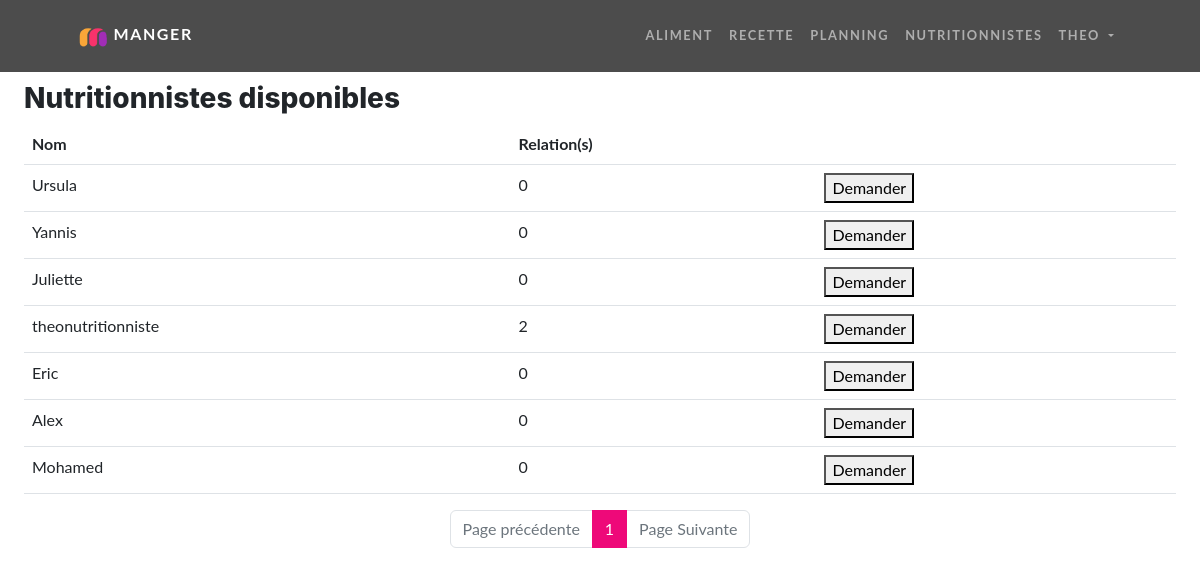
The page /rechercheNutritionniste (signed in) on the database its author committed.
### tables this page shows
CREATE TABLE IF NOT EXISTS `utilisateurs` (
  `id` varchar(13) NOT NULL,
  `role` enum('utilisateur','admin','nutritionniste') NOT NULL,
  `nom_utilisateur` varchar(255) NOT NULL,
  `mdp` varchar(255) NOT NULL,
  `email` varchar(255) NOT NULL,
  `token` varchar(100) DEFAULT NULL,
  PRIMARY KEY (`id`)
);

### src/Controllers/Controller.php (called while the page is built, shortened)
<?php
abstract class Controller {
    function render (string $fichier, array $donnees = [], string $template = 'default.php') {
        extract($donnees);
        require_once ROOT . '/Views/' . $fichier;
        $contenu = ob_get_clean();
        require_once ROOT . '/Views/' . $template;
    }
    function getUserIdCo() {
        if(isset($_SESSION['utilisateur'])) {
            return $_SESSION['utilisateur']['id'];
        }
        return -1;
    }
}

### src/Controllers/RechercheNutritionnisteController.php (called while the page is built, shortened)
<?php
class RechercheNutritionnisteController extends Controller
{
    public function index()
    {
        $repo = new UtilisateursModel();
        $itemsParPage = 12;
        $nbItems = $repo->countAll(['role' => 'nutritionniste']);
        $nbPage = ceil((int)$nbItems->items / $itemsParPage);
        if (isset($_GET['page']) && !empty($_GET['page'])) {
            $pageActuelle = (int) $this->secure($_GET['page']);
            if ($pageActuelle > $nbPage) {
                $pageActuelle = $nbPage;
            }
        } else {
            $pageActuelle = 1;
        }
        $premierItem = $pageActuelle * $itemsParPage - $itemsParPage;
        $items = $repo->findByLimitesNutritionnistesDetails($premierItem, $itemsParPage, $this->getUserIdCo());
        $repo = new RelationNutritionnisteModel();
        $relation = $repo->findBy(['idClient' => $this->getUserIdCo()]);
        return $this->render('rechercheNutritionniste/index.php', [
            'nutritionnistes' => $items,
            'nbPage' => $nbPage,
            'pageActuelle' => $pageActuelle,
            'relation' => $relation,
        ]);
    }
}

### index.php (called while the page is built, shortened)
<?php
$app = new Main();
$app->start();

### src/Models/Model.php (called while the page is built, shortened)
<?php
class Model extends Database {
    protected $table;
    public function countAll(array $criteres = []) {
        if(!empty($criteres)) {
            $champs = [];
            $valeurs = [];
            foreach($criteres as $champ => $valeur) {
                $champs[] = "$champ = ?";
                $valeurs[] = $valeur;
            }
            $listChamps = implode(' AND ', $champs);
            $query = $this->executeQuery('SELECT count(*) AS items FROM ' . $this->table . ' WHERE ' . $listChamps, $valeurs);
        }else{
            $query = $this->executeQuery('SELECT count(*) AS items FROM ' . $this->table);
        }
        return $query->fetch();
    }
    public function executeQuery(string $sql, array $attributs = null){
        $this->db = Database::getInstance();
        if($attributs !== null) {
            $query = $this->db->prepare($sql);
            $query->execute($attributs);
            return $query;
        }else{
            return $this->db->query($sql);
        }
    }
}

### src/Core/Database.php (called while the page is built, shortened)
<?php
class Database extends PDO {
    private static $instance;
    private function __construct() {
        $_dsn = 'mysql:dbname=' .  $_ENV['DBNAME'] .  ';host=' . $_ENV['DBHOST'];
    }
    public static function getInstance():self {
        if(self::$instance === null) {
            self::$instance = new self();
        }
        return self::$instance;
    }
}

### src/Models/UtilisateursModel.php (called while the page is built, shortened)
<?php
class UtilisateursModel extends Model {
    public function __construct() {
        $this->table = 'utilisateurs';
    }
    public function findByLimitesNutritionnistesDetails($premierItem, $itemsParPage, $userId) {
        $query = 'SELECT
                    utilisateurs.id,
                    utilisateurs.nom_utilisateur,
                    COUNT(relationnutritionniste.idClient) AS nbRelations,
                    IF(EXISTS (
                        SELECT 1
                        FROM notification
                        WHERE idUserOrigine = ? AND idUserDest = utilisateurs.id
                    ), true, false) AS notif
                    FROM
                        utilisateurs
                    LEFT JOIN
                        relationnutritionniste ON utilisateurs.id = relationnutritionniste.idNutritionniste
                    WHERE
                        utilisateurs.role = \'nutritionniste\'
                    GROUP BY
                        utilisateurs.id
                    LIMIT
                        ' . $premierItem . ', ' . $itemsParPage;
        return $this->executeQuery($query, [$userId])->fetchAll();
    }
}

### Views/rechercheNutritionniste/index.php (the view, shortened to what this page needs)
<head>
</head>
<main class="px-4">
    <section class="col-12">
        <h3>Nutritionnistes disponibles</h3>
        <table class="table">
            <thead>
                <th>Nom</th>
                <th>Relation(s)</th>
                <th></th>
            </thead>
            <tbody>
                <?php foreach ($nutritionnistes as $index => $nutritionniste) : ?>
                    <tr>
                        <td><?= $nutritionniste->nom_utilisateur ?></td>
                        <td><?= $nutritionniste->nbRelations ?></td>
                        <?php if(empty($relation)): ?>
                            <td><button id="<?= $nutritionniste->id ?>" onclick="demandeSuivi(this)" <?= $nutritionniste->notif ? "disabled" : "" ?>>Demander</button></td>
                        <?php endif ?>
                    </tr>
                <?php endforeach ?>
            </tbody>
        </table>
        <nav>
            <ul class="pagination justify-content-center flex-wrap">
                <li class="page-item <?= ($pageActuelle == 1) ? "disabled" : "" ?>">
                    <a href="?page=<?= $pageActuelle -1 ?>" class="page-link">Page précédente</a>
                </li>
                <?php for($page = 1; $page <= $nbPage; $page++): ?>
                    <li class="page-item <?= ($pageActuelle == $page) ? "active" : "" ?>">
                        <a href="?page=<?= $page ?>" class="page-link"><?= $page ?></a>
                    </li>
                <?php endfor ?>
                <li class="page-item">
                    <a href="?page=<?= $pageActuelle + 1 ?>" class="page-link <?= ($pageActuelle == $nbPage) ? "disabled" : "" ?>">Page Suivante</a>
                </li>
            </ul>
        </nav>
    </section>
</main>

### src/Core/Main.php (shortened to what this page needs)
<?php
class Main {
    public function start() {
        $params = [];
        if(isset($_GET['p']))
            $params = explode('/', $_GET['p']);
        if(isset($params[0]) && $params[0] != '') {
            $controller = '\\App\\Controllers\\'.ucfirst(array_shift($params)).'Controller';
            $controller = new $controller();
            $action = (isset($params[0])) ? array_shift($params) : 'index';
            if(method_exists($controller, $action)) {
                (isset($params[0])) ? call_user_func_array([$controller, $action], $params) : $controller->$action();
            }else{
                http_response_code(404);
                echo "La page recherchée n'existe pas";
            }
        }else{
            header('Location: accueil');
            exit;
        }
    }
}

### Views/default.php (shortened to what this page needs)
<!DOCTYPE html>
<html lang="en">
<head>
    <link href="https://cdn.jsdelivr.net/npm/bootstrap@5.3.2/dist/css/bootstrap.min.css" rel="stylesheet">
    <link href="/public/css/styles.css" rel="stylesheet" type="text/css">
</head>
<body>
    <?php
        $project_root = '//' . $_SERVER['HTTP_HOST'] . '/accueil';
    ?>
    <nav class="navbar navbar-expand-lg navbar-dark navbar-custom fixed-top">
        <div class="container px-5">
            <a class="navbar-brand" href="<?php echo $project_root; ?>"><img src="/public/images/smalllogo.png" alt="Logo" style="height:30px; width:30px;"> MANGER</a>
            <div class="collapse navbar-collapse" id="navbarResponsive">
                <ul class="navbar-nav ms-auto">
                    <?php if(isset($_SESSION['utilisateur'])): ?>
                        <li class="nav-item"><a class="nav-link" href="<?= WEBROOT ?>/aliment">Aliment</a></li>
                        <li class="nav-item"><a class="nav-link" href="<?= WEBROOT ?>/recette">Recette</a></li>
                        <li class="nav-item"><a class="nav-link" href="<?= WEBROOT ?>/planning">Planning</a></li>
                        <li class="nav-item"><a class="nav-link" href="<?= WEBROOT ?>/rechercheNutritionniste">Nutritionnistes</a></li>
                        <li class="nav-item dropdown">
                            <a class="nav-link dropdown-toggle" href="#" id="navbarDropdown" role="button" data-bs-toggle="dropdown" aria-expanded="false">
                                <?= $_SESSION['utilisateur']['nom_utilisateur'] ?>
                            </a>
                        </li>
                    <?php else: ?>
                        <li class="nav-item sign-in-up"><a class="nav-link" href="<?= WEBROOT ?>/utilisateur/login">Connexion</a></li>
                    <?php endif ?>
                </ul>
            </div>
        </div>
    </nav>
    <div class="conteneur" style="margin-top: 72px;">
        <?= $contenu ?>
    </div>
</body>
</html>

### rows shown on the page
utilisateurs: nom_utilisateur "Ursula", nbRelations "0"
utilisateurs: nom_utilisateur "Yannis", nbRelations "0"
utilisateurs: nom_utilisateur "Juliette", nbRelations "0"
utilisateurs: nom_utilisateur "theonutritionniste", nbRelations "2"
utilisateurs: nom_utilisateur "Eric", nbRelations "0"
utilisateurs: nom_utilisateur "Alex", nbRelations "0"
utilisateurs: nom_utilisateur "Mohamed", nbRelations "0"

### other values the page prints
$_SESSION['utilisateur']['nom_utilisateur'] "THEO"
